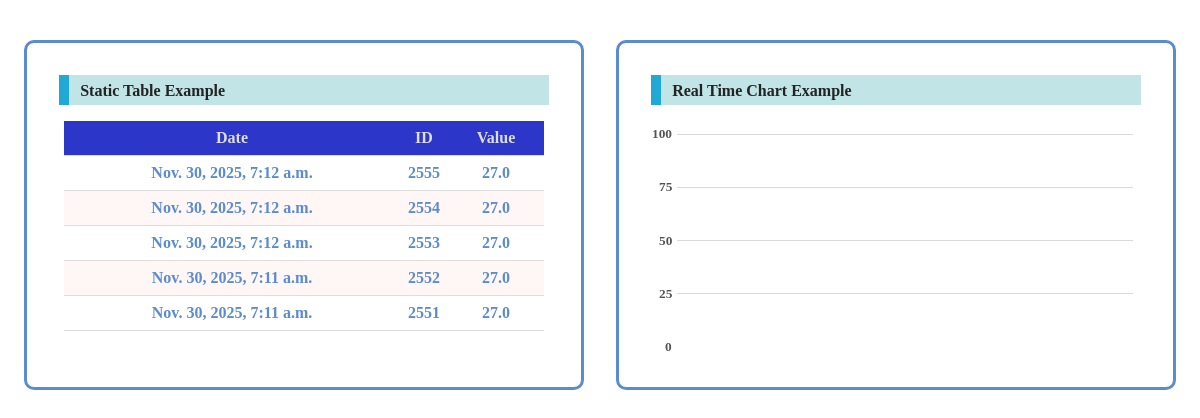
Before: /sensor/ with the older database file.
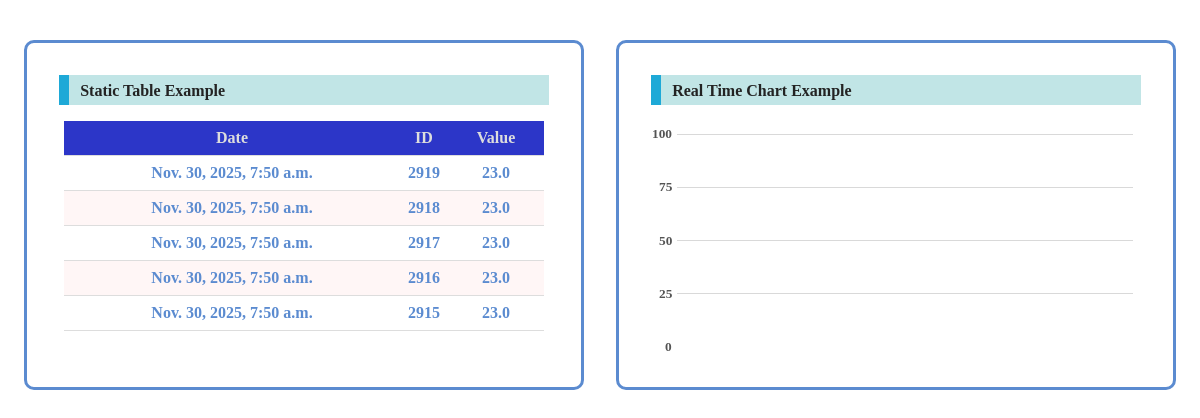
After: the same page with the newer database file.
### sensor/models.py (models this page shows, shortened)
class TemperatureSensor(models.Model):
	reg_date = models.DateTimeField(editable=False)
	value = models.FloatField()

### sensor/views.py (the view)
# urls.py: path('', views.index, name='index'),
def index(request):
    sensor_value_list = Temp.objects.all().order_by('-reg_date').values()[:5]
    context = {
        'sensor_value_list': sensor_value_list,
    }
    return render(request, 'sensor/index.html', context)

### sensor/templates/sensor/index.html (shortened to what this page needs)
<!doctype html>
<html class="no-js" lang="en">
    {% load static %}
    <head>
        <link type="text/css" rel="stylesheet" href="{% static 'css/style.css' %}" />
    </head>
    <body>
        <div class="groupClass">
            <div class="pageClass">
                <div class="LittleTitle">
                    Static Table Example
                </div>
                <table>
                    <thead>
                        <tr>
                        <th>Date</th>
                        <th>ID</th>
                        <th>Value</th>
                        </tr>
                    </thead>
                    <tbody>
                        {% if sensor_value_list %}
                            {% for sensor in sensor_value_list %}
                            <tr>
                                <td>{{ sensor.reg_date }}</td>
                                <td>{{ sensor.id }}</td>
                                <td>{{ sensor.value }}</td>
                            </tr>
                            {% endfor %}
                        {% else %}
                            <p>No sensor values are available.</p>
                        {% endif %}
                    </tbody>
                </table>
            </div>
            <div class="pageClass">
                <div class="LittleTitle">
                    Real Time Chart Example
                </div>
                <div class="card-block m-t-35" >
                    <div id="realtime" class="flotChart"></div>
                </div>
            </div>
        </div>
    </body>
</html>

### static/css/style.css (style rules this page uses)
.flotChart { width: 100%; height: 250px; }
.groupClass { display: flex; flex-direction: row; justify-content: space-around; }
.pageClass { width: 50%; padding: 2em 2em; margin: 2em 1em; font-weight: bold; color: #5B8BD0; background: #FFF; border: solid 3px #5B8BD0; border-radius: 10px; }
.LittleTitle { padding: .43em 0em .35em .7em; font-weight: bold; color: #232323; background: #c1e5e6; border-left: solid 10px #1ea9d7; }
table { border-collapse: collapse; margin: 1rem auto; background-color: white; }
th, td { padding: 8px; text-align: left; border-bottom: 1px solid #ddd; text-align: center; }
th { background-color: #2c36c8; color: #ddd; }
th:nth-child(1), td:nth-child(1) { width: 70%; }
th:nth-child(2), td:nth-child(2) { width: 10%; }
th:nth-child(3), td:nth-child(3) { width: 20%; }
tr:nth-child(even) { background-color: #fff6f6; }

Changed rows visible on the page:
no longer on this page (row unchanged): TemperatureSensor: reg_date "Nov. 30, 2025, 7:12 a.m.", id "2555", value "27.0"
no longer on this page (row unchanged): TemperatureSensor: reg_date "Nov. 30, 2025, 7:12 a.m.", id "2554", value "27.0"
no longer on this page (row unchanged): TemperatureSensor: reg_date "Nov. 30, 2025, 7:12 a.m.", id "2553", value "27.0"
no longer on this page (row unchanged): TemperatureSensor: reg_date "Nov. 30, 2025, 7:11 a.m.", id "2552", value "27.0"
no longer on this page (row unchanged): TemperatureSensor: reg_date "Nov. 30, 2025, 7:11 a.m.", id "2551", value "27.0"
added TemperatureSensor: reg_date "Nov. 30, 2025, 7:50 a.m.", id "2919", value "23.0"
added TemperatureSensor: reg_date "Nov. 30, 2025, 7:50 a.m.", id "2918", value "23.0"
added TemperatureSensor: reg_date "Nov. 30, 2025, 7:50 a.m.", id "2917", value "23.0"
added TemperatureSensor: reg_date "Nov. 30, 2025, 7:50 a.m.", id "2916", value "23.0"
added TemperatureSensor: reg_date "Nov. 30, 2025, 7:50 a.m.", id "2915", value "23.0"
